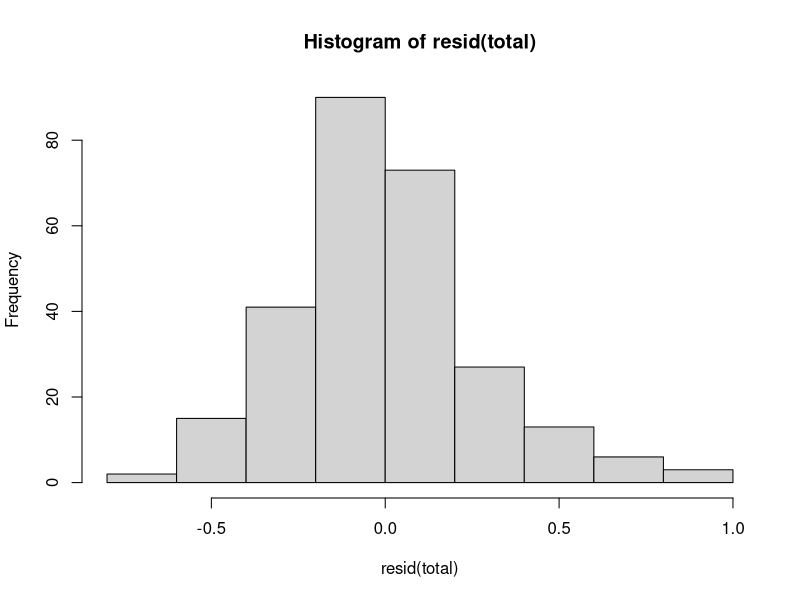
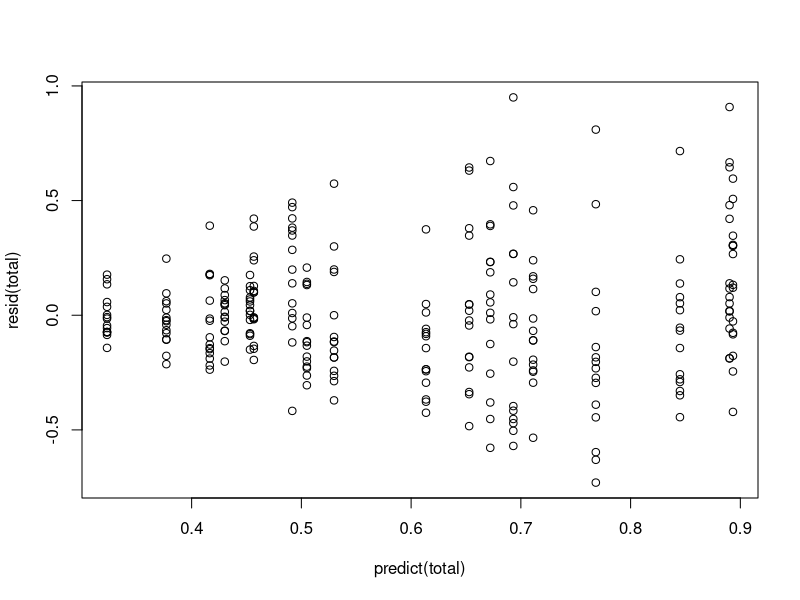
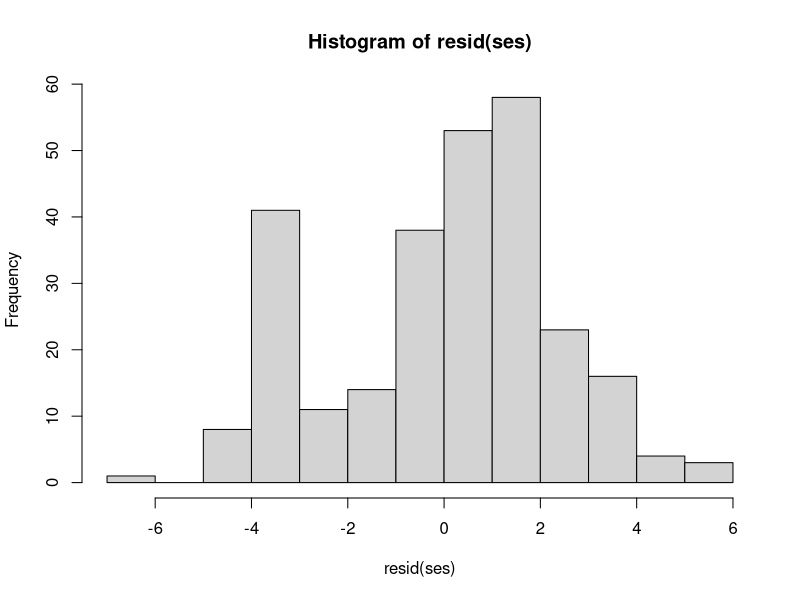
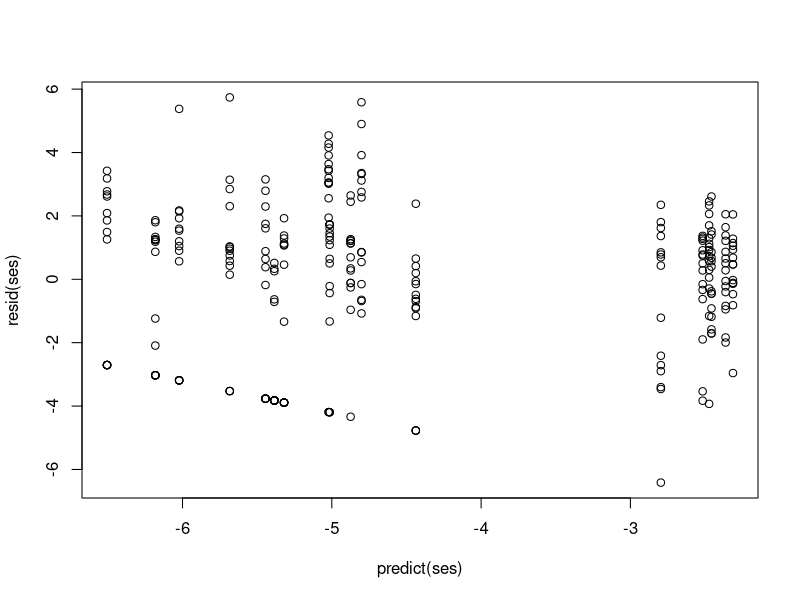
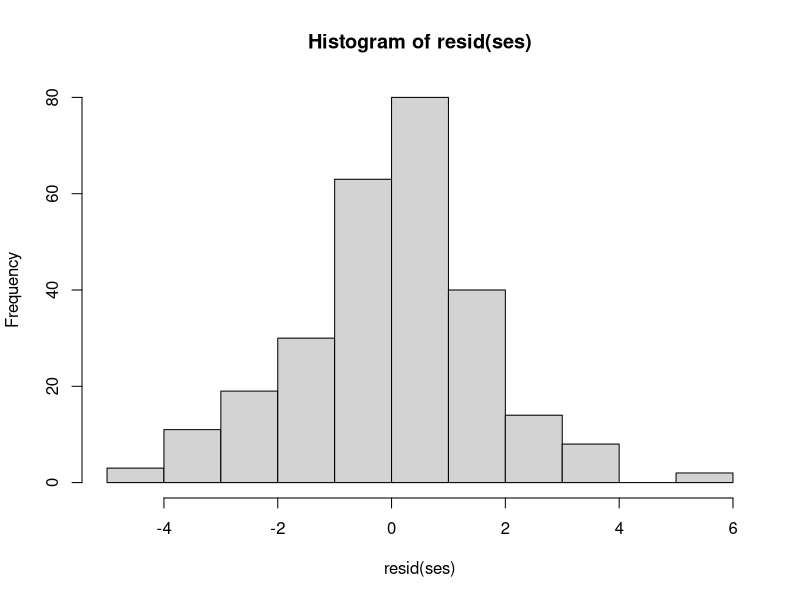
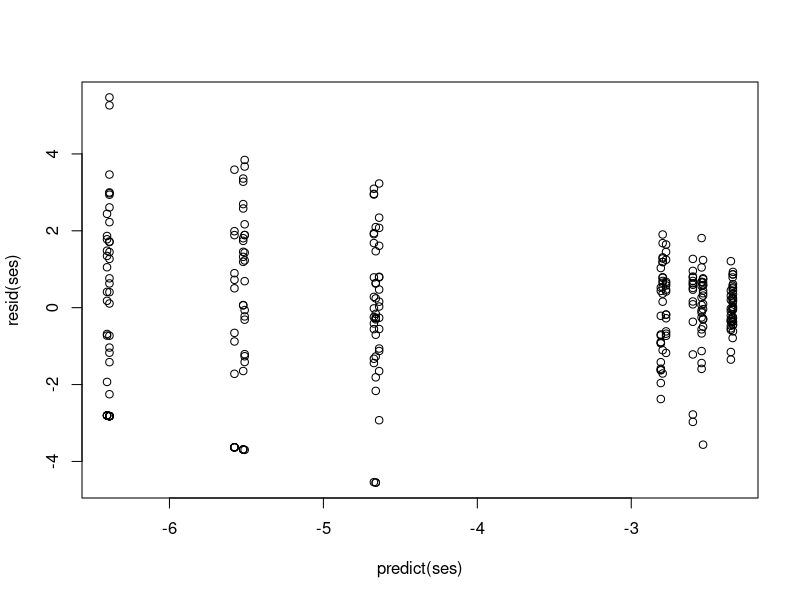
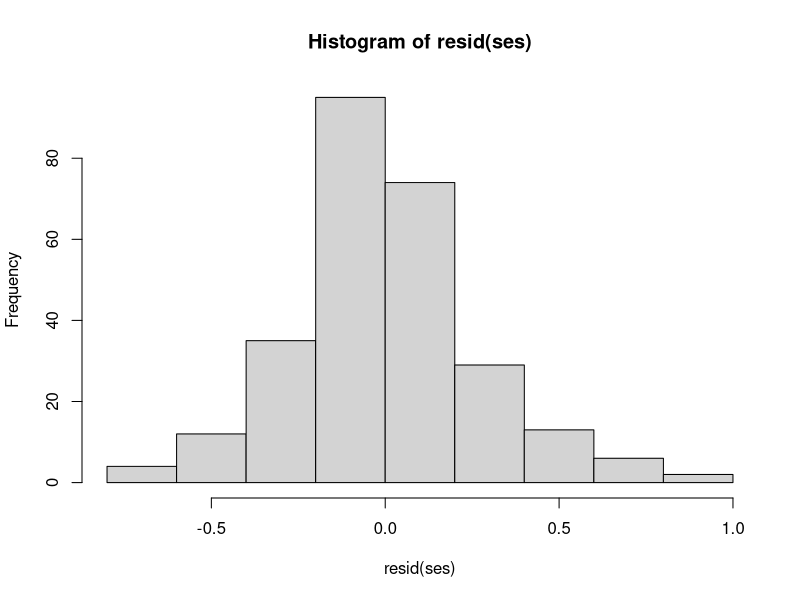
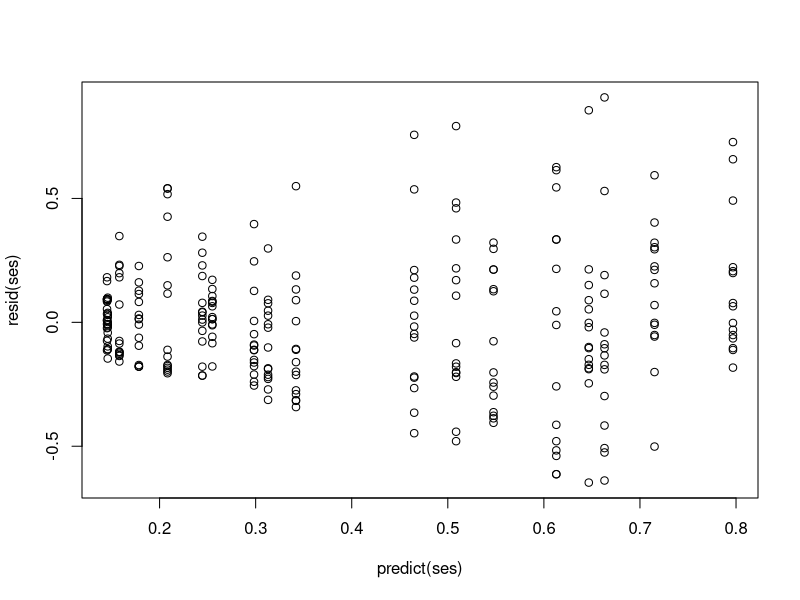

Write the R code that produced these figures, in order.
###Outline for Floral Scent Analysis

#basics:

library(vegan)
library(multcomp)
library(lme4)
library(lmerTest)
library(emmeans)

#the entire, mass-standardized, data file:

mass.data<-read.csv("data/all_data_standardized_mass.csv", header=TRUE)
mass.data$Site.Type<-factor(mass.data$Site.Type, levels=c("One", "Two", "Four"))

#adding in total scent:

mass.data$total<-rowSums(cbind(mass.data[,c(12:65)]))

#adding in type of compounds:

mass.data$mono<-(mass.data$er.2.6.dimethyl.1.3.5.7.octatetraene..trans.+mass.data$er.6.methyl.5.hepten.2.one +mass.data$er.alpha.pinene +mass.data$er.alpha.terpineol + mass.data$er.alpha.terpinene+ mass.data$er.alpha.terpinolene+ mass.data$er.beta.myrcene + mass.data$er.beta.phellandrene + mass.data$er.beta.pinene+mass.data$er.borneol + mass.data$er.cis.beta.ocimene + mass.data$er.gamma.terpinene + mass.data$er.geraniol + mass.data$er.limonene + mass.data$er.linalool + mass.data$er.myroxide + mass.data$er.para.cymene + mass.data$er.sabinene+ mass.data$er.sabinene.hydrate + mass.data$er.terpinen.4.ol + mass.data$er.trans.beta.ocimene + mass.data$er.verbenone)
mass.data$glv<-(mass.data$er.1.hexanol+mass.data$er.cis.3.hexen.1.ol+mass.data$er.cis.3.hexenyl.acetate+mass.data$er.cis.jasmone+ mass.data$er.trans.2.hexen.1.ol )
mass.data$arom<-(mass.data$er.2.amino.phenyl.ethenone+ mass.data$er.2.phenyl.ethanol+ mass.data$er.benzyl.acetate+ mass.data$er.benzyl.alcohol+ mass.data$er.cinnamic.alcohol+ mass.data$er.methyl.nicotinate+ mass.data$er.methyl.salicylate+ mass.data$er.trans.cinnamic.aldehyde+ mass.data$er.veratrole)
mass.data$sesqui<-(mass.data$er.alloaromadendrene+ mass.data$er.alpha.bergamotene + mass.data$er.alpha.humulene + mass.data$er.beta.cadinene + mass.data$er.beta.farnesene + mass.data$er.beta.longipinene + mass.data$er.caryophyllene.oxide + mass.data$er.DMNT + mass.data$er.gamma.cadinene + mass.data$er.germacrene.D + mass.data$er.intermedeol + mass.data$er.patchoulane + mass.data$er.trans.beta.caryophyllene + mass.data$er.trans.DMNT + mass.data$er.trans.trans.alpha.farnesene + mass.data$er.unknown.C15H24+mass.data$er.unknown.C15H24.2 + mass.data$er.unknown.C15H24.3)

#compounds only:

mass.data.compounds<-mass.data[,12:65]


#A. Multivariate analyses:
#first, adonis:
scents.permanova<-adonis(mass.data.compounds~Site.Type*Species, data=mass.data, strata=mass.data$Site.Type, permutations=999, method="bray")

scents.permanova

#second, capscale:


mass.data$Code<-as.factor(paste(mass.data$Species,mass.data$Site.Type))

scents.cap <-capscale(mass.data.compounds ~ Code, mass.data, dist="bray") 
scents.cap
summary(scents.cap)

#adding the capscale scores to the mass.data.compounds object, to be able to assess how correlated each compound is with the cap axes:

scores<-as.data.frame(scores(scents.cap, display="sites"))


mass.data.compounds.scores<-cbind(mass.data.compounds, scores)

cors <- as.data.frame(sapply(1:54,function(x) cor.test(mass.data.compounds.scores[,x],mass.data.compounds.scores$CAP1)))

cors2 <- as.data.frame(sapply(1:54,function(x) cor.test(mass.data.compounds.scores[,x],mass.data.compounds.scores$CAP2)))
pvals<-sapply(1:54,function(x) cors[,x]$p.value)
pvals2<-sapply(1:54,function(x) cors2[,x]$p.value)
pvals.a<-p.adjust(pvals, method="BH")
pvals.a2<-p.adjust(pvals2, method="BH")


co1<-sapply(1:54,function(x) cors[,x]$estimate)
co2<-sapply(1:54,function(x) cors2[,x]$estimate)


compounds<-colnames(mass.data.compounds)

c.table<-as.data.frame(cbind(compounds,cor1=co1,cap1=pvals.a,cor2=co2, cap2=pvals.a2))
c.table$cap1<-as.numeric(as.character(c.table$cap1))
c.table$cap2<-as.numeric(as.character(c.table$cap2))
c.table$sig1<-rep("No", times=dim(c.table)[1])
c.table$sig2<-rep("No", times=dim(c.table)[1])
c.table$sig1<-ifelse(c.table$cap1 < 0.01, "Yes", c.table$sig1)
c.table$sig2<-ifelse(c.table$cap2 < 0.01, "Yes", c.table$sig2)


## B. Univariate analyses
#first, total scent:


total<-lmer(sqrt(total)~Site.Type*Species+ (1|Site), data=mass.data)

hist(resid(total))
plot(predict(total),resid(total)) 
summary(total)
anova(total)


emmeans(total, "Species",type="response" )
contrast<-emmeans(total, pairwise~Species|Site.Type, type="response")

#second, compound classes:

ses<-lmer(log(glv+0.0001)~Site.Type*Species+ (1|Site), data=mass.data)
hist(resid(ses))
plot(predict(ses),resid(ses)) 

anova(ses)

contrast<-emmeans(ses, pairwise~Site.Type|Species, type="response")
contrast



contrast.matrix3 <- rbind(
  `C-U: one vs two` = c(0, 0, 0, 0, 1, 0),
  `C-U: one vs four` = c(0, 0, 0, 0, 0, 1),
  `C-U: two vs four` = c(0, 0, 0, 0, -1, 1))

comps3 <- glht(ses, contrast.matrix3)
summary(comps3)

ses<-lmer(log(sesqui+0.0001)~Site.Type*Species+ (1|Site), data=mass.data)
hist(resid(ses))
plot(predict(ses),resid(ses)) 

anova(ses)

contrast<-emmeans(ses, pairwise~Site.Type|Species, type="response")
contrast


contrast.matrix3 <- rbind(
  `C-U: one vs two` = c(0, 0, 0, 0, 1, 0),
  `C-U: one vs four` = c(0, 0, 0, 0, 0, 1),
  `C-U: two vs four` = c(0, 0, 0, 0, -1, 1))

comps3 <- glht(ses, contrast.matrix3)
summary(comps3)

ses<-lmer(sqrt(mono)~Site.Type*Species+ (1|Site), data=mass.data)
hist(resid(ses))
plot(predict(ses),resid(ses)) 

anova(ses)

contrast<-emmeans(ses, pairwise~Site.Type|Species, type="response")
contrast



contrast.matrix3 <- rbind(
  `C-U: one vs two` = c(0, 0, 0, 0, 1, 0),
  `C-U: one vs four` = c(0, 0, 0, 0, 0, 1),
  `C-U: two vs four` = c(0, 0, 0, 0, -1, 1))

comps3 <- glht(ses, contrast.matrix3)
summary(comps3)

ses<-lmer(sqrt(arom)~Site.Type*Species+ (1|Site), data=mass.data)
hist(resid(ses))
plot(predict(ses),resid(ses)) 

anova(ses)

contrast<-emmeans(ses, pairwise~Site.Type|Species, type="response")
contrast



contrast.matrix3 <- rbind(
  `C-U: one vs two` = c(0, 0, 0, 0, 1, 0),
  `C-U: one vs four` = c(0, 0, 0, 0, 0, 1),
  `C-U: two vs four` = c(0, 0, 0, 0, -1, 1))

comps3 <- glht(ses, contrast.matrix3)
summary(comps3)


#third, the nine compounds that were significantly correlated with the cap axes:

ses<-lmer(sqrt(er.2.amino.phenyl.ethenone)~Site.Type*Species+ (1|Site), data=mass.data)
ses<-lmer(log(er.alpha.pinene+0.001)~Site.Type*Species+ (1|Site), data=mass.data)
ses<-lmer(log(er.beta.pinene+0.001)~Site.Type*Species+ (1|Site), data=mass.data)
ses<-lmer(log(er.gamma.terpinene+0.001)~Site.Type*Species+ (1|Site), data=mass.data)
ses<-lmer(log(er.sabinene.hydrate+0.001)~Site.Type*Species+ (1|Site), data=mass.data)
ses<-lmer(log(er.methyl.nicotinate+0.001)~Site.Type*Species+ (1|Site), data=mass.data)
ses<-lmer(sqrt(er.trans.cinnamic.aldehyde)~Site.Type*Species+ (1|Site), data=mass.data)
ses<-lmer(sqrt(er.veratrole)~Site.Type*Species+ (1|Site), data=mass.data)
ses<-lmer(log(er.cis.3.hexenyl.acetate+0.001)~Site.Type*Species+ (1|Site), data=mass.data)
anova(ses)

contrast<-emmeans(ses, pairwise~Site.Type|Species, type="response")
contrast

  
  
  contrast.matrix3 <- rbind(
  `C-U: one vs two` = c(0, 0, 0, 0, 1, 0),
  `C-U: one vs four` = c(0, 0, 0, 0, 0, 1),
  `C-U: two vs four` = c(0, 0, 0, 0, -1, 1))
  
  comps3 <- glht(ses, contrast.matrix3)
summary(comps3)
